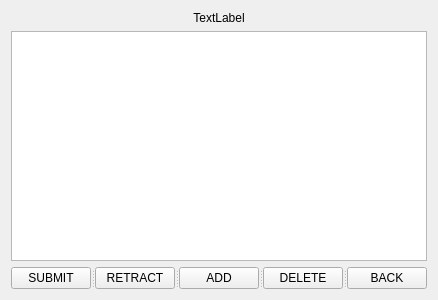
<?xml version="1.0" encoding="UTF-8"?>
<ui version="4.0">
 <class>stopover</class>
 <widget class="QWidget" name="stopover">
  <property name="geometry">
   <rect>
    <x>0</x>
    <y>0</y>
    <width>400</width>
    <height>300</height>
   </rect>
  </property>
  <property name="windowTitle">
   <string>Form</string>
  </property>
  <layout class="QVBoxLayout" name="verticalLayout">
   <item>
    <widget class="QLabel" name="showflight">
     <property name="text">
      <string>TextLabel</string>
     </property>
     <property name="alignment">
      <set>Qt::AlignCenter</set>
     </property>
    </widget>
   </item>
   <item>
    <widget class="QTableView" name="tableView"/>
   </item>
   <item>
    <widget class="QSplitter" name="splitter">
     <property name="orientation">
      <enum>Qt::Horizontal</enum>
     </property>
     <widget class="QPushButton" name="submit">
      <property name="text">
       <string>SUBMIT</string>
      </property>
     </widget>
     <widget class="QPushButton" name="retract">
      <property name="text">
       <string>RETRACT</string>
      </property>
     </widget>
     <widget class="QPushButton" name="add">
      <property name="text">
       <string>ADD</string>
      </property>
     </widget>
     <widget class="QPushButton" name="delete_2">
      <property name="text">
       <string>DELETE</string>
      </property>
     </widget>
     <widget class="QPushButton" name="back">
      <property name="text">
       <string>BACK</string>
      </property>
     </widget>
    </widget>
   </item>
  </layout>
 </widget>
 <resources/>
 <connections/>
</ui>
